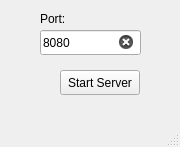
<?xml version="1.0" encoding="UTF-8"?>
<ui version="4.0">
 <class>FrmMain</class>
 <widget class="QMainWindow" name="FrmMain">
  <property name="geometry">
   <rect>
    <x>0</x>
    <y>0</y>
    <width>180</width>
    <height>147</height>
   </rect>
  </property>
  <property name="windowTitle">
   <string>FrmMain</string>
  </property>
  <widget class="QWidget" name="centralwidget">
   <widget class="QPushButton" name="btnConnect">
    <property name="geometry">
     <rect>
      <x>60</x>
      <y>70</y>
      <width>80</width>
      <height>25</height>
     </rect>
    </property>
    <property name="text">
     <string>Start Server</string>
    </property>
   </widget>
   <widget class="QLineEdit" name="lePort">
    <property name="geometry">
     <rect>
      <x>40</x>
      <y>30</y>
      <width>101</width>
      <height>25</height>
     </rect>
    </property>
    <property name="text">
     <string>8080</string>
    </property>
    <property name="maxLength">
     <number>5</number>
    </property>
    <property name="placeholderText">
     <string>Port</string>
    </property>
    <property name="clearButtonEnabled">
     <bool>true</bool>
    </property>
   </widget>
   <widget class="QLabel" name="label">
    <property name="geometry">
     <rect>
      <x>40</x>
      <y>10</y>
      <width>54</width>
      <height>17</height>
     </rect>
    </property>
    <property name="text">
     <string>Port:</string>
    </property>
   </widget>
  </widget>
  <widget class="QMenuBar" name="menubar">
   <property name="geometry">
    <rect>
     <x>0</x>
     <y>0</y>
     <width>180</width>
     <height>22</height>
    </rect>
   </property>
  </widget>
  <widget class="QStatusBar" name="statusbar"/>
 </widget>
 <resources/>
 <connections/>
</ui>
